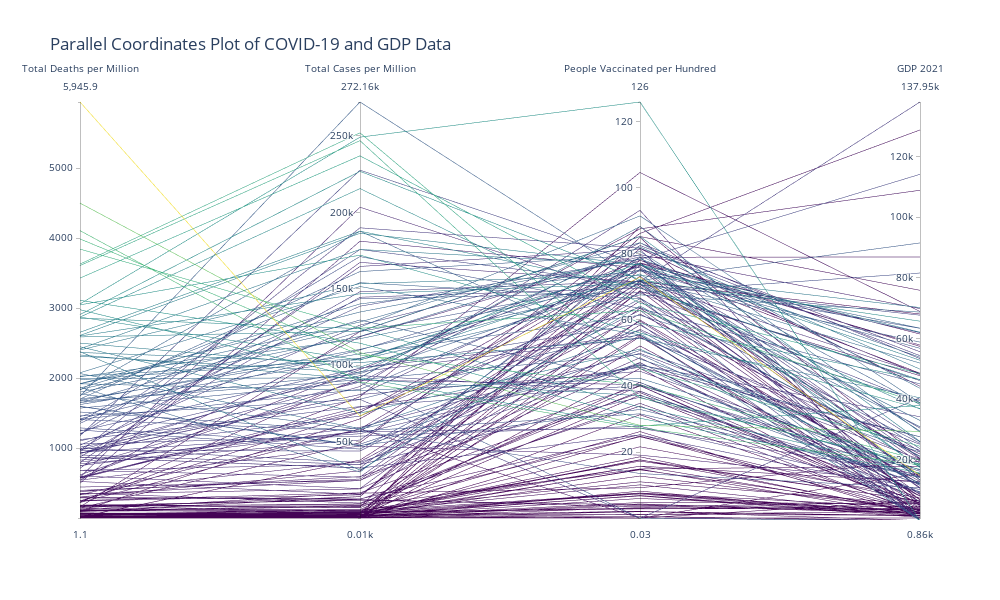

This figure's notebook cell:
### Code cell
import pandas as pd
import plotly.graph_objs as go

# Load your datasets
covid_df = pd.read_csv('docs/owid-covid-data.csv')
gdp_df = pd.read_csv('docs/GDP-data.csv', skiprows=4)

# Filter COVID data for the year 2021
covid_2021_df = covid_df[covid_df['date'].str.startswith('2021')]

# List of variables to get the last value for
variables = ['total_deaths_per_million', 'total_cases_per_million', 'people_vaccinated_per_hundred']

# Dictionary to hold the last value DataFrames
last_values_dfs = {}

# Group by 'location' and get the last value for each variable
for var in variables:
    last_values_dfs[var] = covid_2021_df.groupby('location').last()[var].reset_index()

# Start with the first DataFrame
merged_df = last_values_dfs[variables[0]]

# Merge the rest of the DataFrames
for var in variables[1:]:
    merged_df = pd.merge(merged_df, last_values_dfs[var], on='location', how='left')

# Load and preprocess GDP data
gdp_df = gdp_df.rename(columns={"Country Name": 'location'})
gdp_df = gdp_df[['location', "2021"]]

# Merge with the COVID data
final_merged_df = pd.merge(merged_df, gdp_df, on='location', how='inner')

# Rename columns for clarity
final_merged_df = final_merged_df.rename(columns={"2021": "GDP_2021"})

# Define the dimensions for the parallel coordinates plot
dimensions = [
    {'label': 'Total Deaths per Million', 'values': final_merged_df['total_deaths_per_million']},
    {'label': 'Total Cases per Million', 'values': final_merged_df['total_cases_per_million']},
    {'label': 'People Vaccinated per Hundred', 'values': final_merged_df['people_vaccinated_per_hundred']},
    {'label': 'GDP 2021', 'values': final_merged_df['GDP_2021']}
]

# Create the parallel coordinates plot
fig = go.Figure(data=go.Parcoords(
    line=dict(color=final_merged_df['total_deaths_per_million'], colorscale='Viridis'),
    dimensions=dimensions
))

# Update the layout of the plot
fig.update_layout(
    title='Parallel Coordinates Plot of COVID-19 and GDP Data',
    height=600,
    width=1000
)

# Show the plot
fig.show()

### Figure 1 — Plotly figure (JSON) as saved in the notebook; plotly's stock layout.template omitted (floating-point values rounded to 4 significant figures; data arrays with more than 128 entries replaced by an {"elided": "..."} marker saying what was removed)
{"data": [{"dimensions": [{"label": "Total Deaths per Million", "values": {"elided": "193 float values"}}, {"label": "Total Cases per Million", "values": {"elided": "193 float values"}}, {"label": "People Vaccinated per Hundred", "values": {"elided": "193 float values"}}, {"label": "GDP 2021", "values": {"elided": "193 float values"}}], "line": {"color": {"elided": "193 float values"}, "colorscale": [[0, "#440154"], [0.1111, "#482878"], [0.2222, "#3e4989"], [0.3333, "#31688e"], [0.4444, "#26828e"], [0.5556, "#1f9e89"], [0.6667, "#35b779"], [0.7778, "#6ece58"], [0.8889, "#b5de2b"], [1, "#fde725"]]}, "type": "parcoords"}], "layout": {"height": 600, "title": {"text": "Parallel Coordinates Plot of COVID-19 and GDP Data"}, "width": 1000}}
